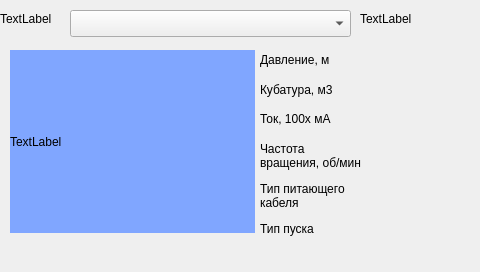
<?xml version="1.0" encoding="UTF-8"?>
<ui version="4.0">
 <class>DialogNasosParameter</class>
 <widget class="QDialog" name="DialogNasosParameter">
  <property name="geometry">
   <rect>
    <x>0</x>
    <y>0</y>
    <width>480</width>
    <height>272</height>
   </rect>
  </property>
  <property name="maximumSize">
   <size>
    <width>480</width>
    <height>272</height>
   </size>
  </property>
  <property name="windowTitle">
   <string>Dialog</string>
  </property>
  <property name="styleSheet">
   <string notr="true">background-image: url(none);</string>
  </property>
  <widget class="QComboBox" name="comboBox">
   <property name="geometry">
    <rect>
     <x>70</x>
     <y>10</y>
     <width>281</width>
     <height>27</height>
    </rect>
   </property>
  </widget>
  <widget class="QLabel" name="label">
   <property name="geometry">
    <rect>
     <x>10</x>
     <y>50</y>
     <width>245</width>
     <height>183</height>
    </rect>
   </property>
   <property name="maximumSize">
    <size>
     <width>245</width>
     <height>183</height>
    </size>
   </property>
   <property name="styleSheet">
    <string notr="true">background-color: rgb(128, 166, 255);</string>
   </property>
   <property name="text">
    <string>TextLabel</string>
   </property>
  </widget>
  <widget class="QLabel" name="label_2">
   <property name="geometry">
    <rect>
     <x>260</x>
     <y>50</y>
     <width>91</width>
     <height>20</height>
    </rect>
   </property>
   <property name="text">
    <string>Давление, м</string>
   </property>
  </widget>
  <widget class="QLabel" name="label_3">
   <property name="geometry">
    <rect>
     <x>260</x>
     <y>80</y>
     <width>101</width>
     <height>20</height>
    </rect>
   </property>
   <property name="text">
    <string>Кубатура, м3</string>
   </property>
  </widget>
  <widget class="QLabel" name="label_4">
   <property name="geometry">
    <rect>
     <x>260</x>
     <y>110</y>
     <width>91</width>
     <height>17</height>
    </rect>
   </property>
   <property name="text">
    <string>Ток, 100х мА</string>
   </property>
  </widget>
  <widget class="QLabel" name="label_5">
   <property name="geometry">
    <rect>
     <x>260</x>
     <y>140</y>
     <width>131</width>
     <height>31</height>
    </rect>
   </property>
   <property name="text">
    <string>Частота
вращения, об/мин</string>
   </property>
  </widget>
  <widget class="QLabel" name="label_6">
   <property name="geometry">
    <rect>
     <x>260</x>
     <y>180</y>
     <width>121</width>
     <height>31</height>
    </rect>
   </property>
   <property name="text">
    <string>Тип питающего
кабеля</string>
   </property>
  </widget>
  <widget class="QLabel" name="label_7">
   <property name="geometry">
    <rect>
     <x>260</x>
     <y>220</y>
     <width>101</width>
     <height>17</height>
    </rect>
   </property>
   <property name="text">
    <string>Тип пуска</string>
   </property>
  </widget>
  <widget class="QLabel" name="label_8">
   <property name="geometry">
    <rect>
     <x>0</x>
     <y>10</y>
     <width>59</width>
     <height>17</height>
    </rect>
   </property>
   <property name="text">
    <string>TextLabel</string>
   </property>
  </widget>
  <widget class="QLabel" name="label_9">
   <property name="geometry">
    <rect>
     <x>360</x>
     <y>10</y>
     <width>101</width>
     <height>17</height>
    </rect>
   </property>
   <property name="text">
    <string>TextLabel</string>
   </property>
  </widget>
 </widget>
 <resources/>
 <connections/>
</ui>
